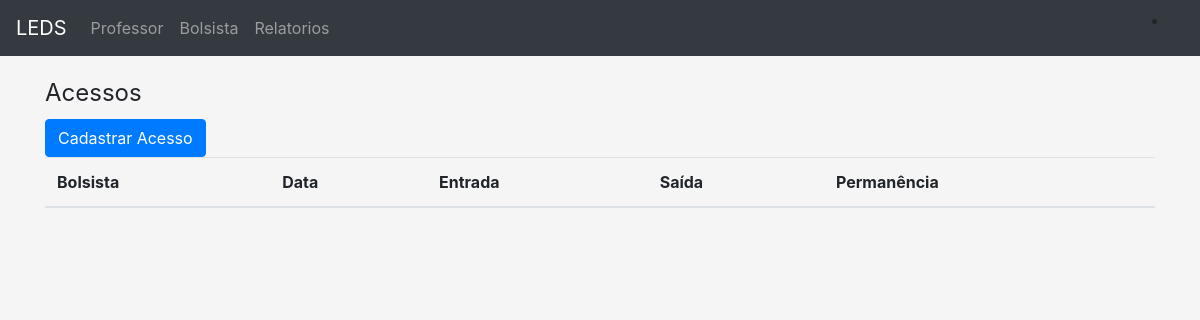
/acesso/list_ap/2018-05-11/2018-05-11/, run on an earlier commit of the app's database.
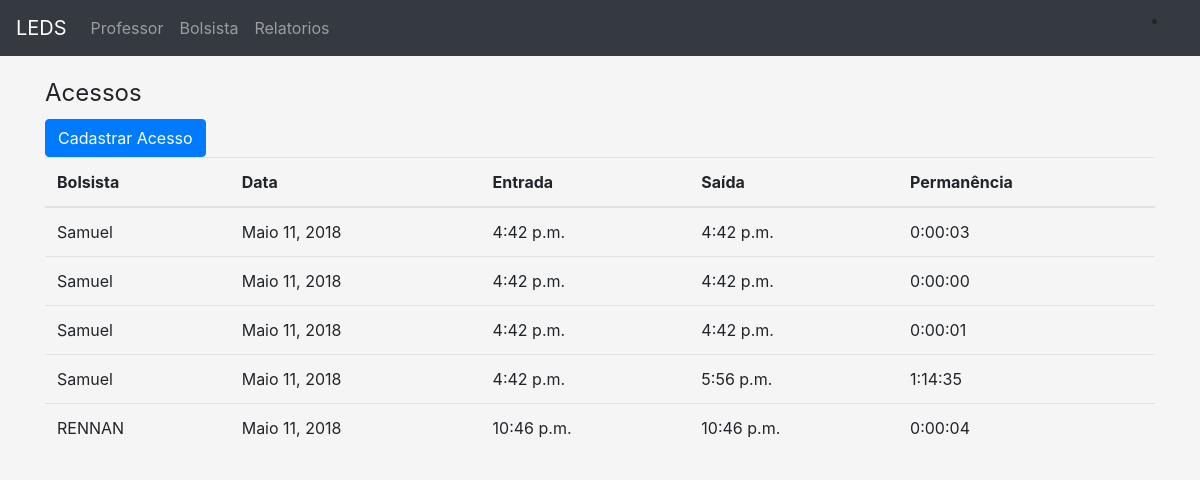
And on a later commit of the database.
### app/models.py (models this page shows, shortened)
class Acesso(models.Model):
	bolsista = models.ForeignKey(Bolsista, verbose_name='Bolsista', related_name='bolsista_acesso', on_delete=models.CASCADE)
	data = models.DateField('Data Acesso', null=True, blank=True)
	hora_entrada = models.TimeField('Entrada', null=True, blank=True)
	hora_saida = models.TimeField('Saída', null = True, blank=True)
	total_horas = models.DurationField('Total', null = True, blank = True)
	class Meta:
	 	verbose_name = 'Acesso'
	 	verbose_name_plural = 'Acessos'

class Bolsista(models.Model):
	TIPO_CHOICES = (
	    (0, 'Voluntário'),
	    (1, 'Remunerado'),
	)
	nome = models.CharField('Nome', max_length=100)
	matricula = models.CharField('Matricula', max_length=20,unique=True)
	cartao_rfid = models.CharField('Cartão RFID', max_length=100, null=True)
	professor = models.ForeignKey(Professor, verbose_name='Professor', related_name='bolsista_professor', on_delete=models.CASCADE, default=True)
	tipo_bolsa = models.IntegerField('Tipo', choices=TIPO_CHOICES)
	carga_horaria_semanal = models.IntegerField('Carga Horaria (semanal)', validators=[MinValueValidator(1)])
	def __str__(self):
		return self.nome
	class Meta:
		verbose_name='Bolsista'
		verbose_name_plural='Bolsistas'

### app/views.py (the view)
# urls.py: url(r'^acesso/list_ap/(?P<data_ini>[\w.@+-]+)/(?P<data_fim>[\w.@+-]+)/$', views.list, name='list'),
def list(request, data_ini, data_fim):
	acessos = Acesso.objects.filter(data__range=(data_ini, data_fim))
	return render(request,'acesso/list_ap.html',{'acessos':acessos})

### app/templates/acesso/list_ap.html (shortened to what this page needs)
{% extends "base.html" %}
{%load static%}
{% load django_bootstrap_breadcrumbs %}
{%block content%}
    <legend>Acessos</legend>
<a href="{%url 'app:create_ac' %}"><button class="btn btn-primary">Cadastrar Acesso
</button></a>
    <table class="table">
        <thead>
        <tr>
            <th>Bolsista</th>
            <th>Data</th>
            <th>Entrada</th>
            <th>Saída</th>
            <th>Permanência</th>
        </tr>
        </thead>
        <tbody>
        {% for acesso in acessos %}
            <tr>
                <td>{{ acesso.bolsista }}</td>
                <td>{{acesso.data}}</td>
                <td>{{ acesso.hora_entrada}}</td>
                <td>{{ acesso.hora_saida }}</td>
                <td>{{ acesso.total_horas}}</td>
            </tr>
        {% endfor %}
        </tbody>
    </table>
{% endblock %}

What changed in the data, as far as the page shows it:
added Acesso: bolsista "Samuel", data "Maio 11, 2018", hora_entrada "4:42 p.m.", hora_saida "4:42 p.m.", total_horas "0:00:03"
added Acesso: bolsista "Samuel", data "Maio 11, 2018", hora_entrada "4:42 p.m.", hora_saida "4:42 p.m.", total_horas "0:00:00"
added Acesso: bolsista "Samuel", data "Maio 11, 2018", hora_entrada "4:42 p.m.", hora_saida "4:42 p.m.", total_horas "0:00:01"
added Acesso: bolsista "Samuel", data "Maio 11, 2018", hora_entrada "4:42 p.m.", hora_saida "5:56 p.m.", total_horas "1:14:35"
added Acesso: bolsista "RENNAN", data "Maio 11, 2018", hora_entrada "10:46 p.m.", hora_saida "10:46 p.m.", total_horas "0:00:04"
